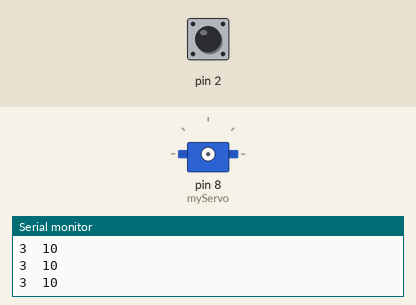
A sketch run on a simulated Arduino Uno, built with avr-gcc and run on an emulated ATmega328P. Parts: servo, the last lines printed to the serial monitor. Inputs (shaded band) come from the test bench; at power-on: pin 2 HIGH.

Above: at 2.0 s.
2.1 s: pin 2 pulled LOW for 0.75 s
At 4.1 s:
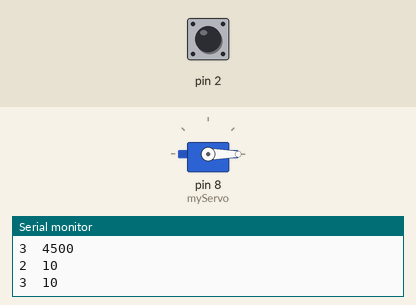
4.5 s: pin 2 pulled LOW for 3.2 s
At 5.8 s:
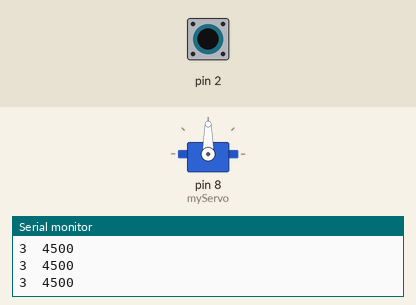
Timing chart, 0 to 9.3 s (numbered marks = the images above; inputs shaded):
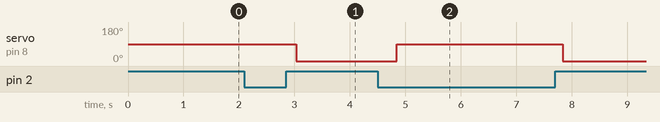

Measured:
- after the input at 2.1 s, servo on pin 8 (myServo): 90° → 0° after 0.93 s
- after the input at 4.5 s, servo on pin 8 (myServo): 0° → 90° after 0.34 s, → 0° 3.0 s later

The sketch:

CapacitiveSensorMotor.ino
```cpp
#include <CapacitiveSensor.h>
#include <Servo.h>


CapacitiveSensor   cs_4_2 = CapacitiveSensor(4,2);        // 10M resistor between pins 4 & 2, pin 2 is sensor pin, add a wire and or foil if desired
Servo myServo;
void setup()
{
   cs_4_2.set_CS_AutocaL_Millis(0xFFFFFFFF);     // turn off autocalibrate on channel 1 - just as an example
   Serial.begin(9600);

}

void loop()
{

    long start = millis();
    long total1 =  cs_4_2.capacitiveSensor(30);


    Serial.print(millis() - start);        // check on performance in milliseconds
    Serial.print("\t");                    // tab character for debug windown spacing

    Serial.print(total1);                  // print sensor output 1
    Serial.print("\n");

    delay(100);                             // arbitrary delay to limit data to serial port
    if(total1>40){
      myServo.attach(8);
      myServo.write(90);
    } else{
      myServo.write(0);
      delay(500);
    }

}
```
